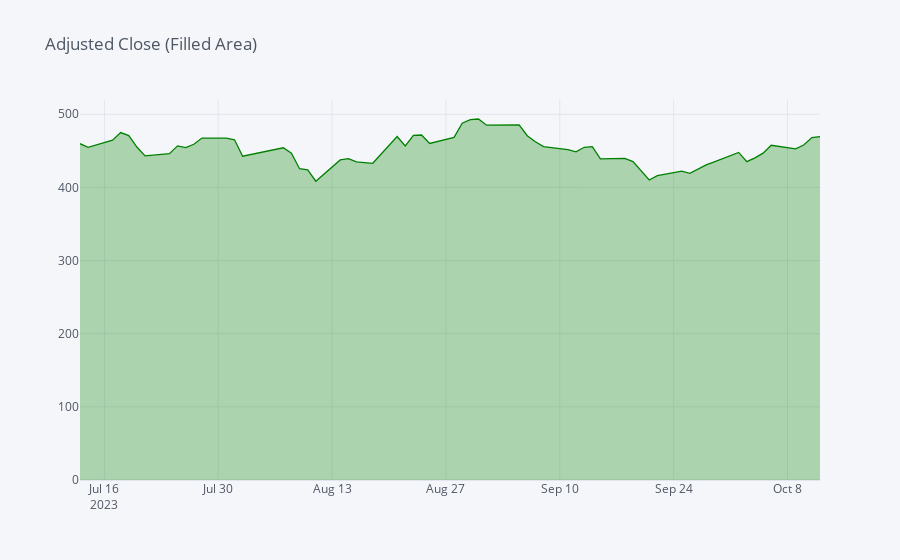

Notebook cell for this chart:
### Code cell
# Create and display an interactive filled area plot of NVDA's Adjusted Close Prices
stock_data['Adj Close'].iplot(title='Adjusted Close (Filled Area)', fill=True, colors=['green'])

### Figure 1 — Plotly figure (JSON) as saved in the notebook; plotly's stock layout.template omitted (floating-point values rounded to 4 significant figures)
{"data": [{"fill": "tozeroy", "fillcolor": "rgba(0, 128, 0, 0.3)", "line": {"color": "rgba(0, 128, 0, 1.0)", "dash": "solid", "shape": "linear", "width": 1.3}, "mode": "lines", "name": "Adj Close", "text": "", "type": "scatter", "x": ["2023-07-13", "2023-07-14", "2023-07-17", "2023-07-18", "2023-07-19", "2023-07-20", "2023-07-21", "2023-07-24", "2023-07-25", "2023-07-26", "2023-07-27", "2023-07-28", "2023-07-31", "2023-08-01", "2023-08-02", "2023-08-03", "2023-08-04", "2023-08-07", "2023-08-08", "2023-08-09", "2023-08-10", "2023-08-11", "2023-08-14", "2023-08-15", "2023-08-16", "2023-08-17", "2023-08-18", "2023-08-21", "2023-08-22", "2023-08-23", "2023-08-24", "2023-08-25", "2023-08-28", "2023-08-29", "2023-08-30", "2023-08-31", "2023-09-01", "2023-09-05", "2023-09-06", "2023-09-07", "2023-09-08", "2023-09-11", "2023-09-12", "2023-09-13", "2023-09-14", "2023-09-15", "2023-09-18", "2023-09-19", "2023-09-20", "2023-09-21", "2023-09-22", "2023-09-25", "2023-09-26", "2023-09-27", "2023-09-28", "2023-09-29", "2023-10-02", "2023-10-03", "2023-10-04", "2023-10-05", "2023-10-06", "2023-10-09", "2023-10-10", "2023-10-11", "2023-10-12"], "y": [459.7, 454.7, 464.6, 474.9, 470.7, 455.2, 443.1, 446.1, 456.8, 454.5, 459.0, 467.5, 467.3, 465.0, 442.7, 445.1, 446.8, 454.1, 446.6, 425.5, 423.8, 408.5, 437.5, 439.4, 434.8, 433.4, 433.0, 469.6, 456.6, 471.1, 471.6, 460.1, 468.3, 487.8, 492.6, 493.5, 485.1, 485.4, 470.6, 462.4, 455.7, 451.8, 448.7, 454.9, 455.8, 439, 439.7, 435.2, 422.4, 410.2, 416.1, 422.2, 419.1, 424.7, 430.9, 435.0, 447.8, 435.2, 440.4, 446.9, 457.6, 452.7, 458.0, 468.1, 469.5]}], "layout": {"autosize": true, "legend": {"bgcolor": "#F5F6F9", "font": {"color": "#4D5663"}}, "paper_bgcolor": "#F5F6F9", "plot_bgcolor": "#F5F6F9", "title": {"font": {"color": "#4D5663"}, "text": "Adjusted Close (Filled Area)"}, "xaxis": {"autorange": true, "gridcolor": "#E1E5ED", "range": ["2023-07-13", "2023-10-12"], "showgrid": true, "tickfont": {"color": "#4D5663"}, "title": {"font": {"color": "#4D5663"}, "text": ""}, "type": "date", "zerolinecolor": "#E1E5ED"}, "yaxis": {"autorange": true, "gridcolor": "#E1E5ED", "range": [0, 519.5], "showgrid": true, "tickfont": {"color": "#4D5663"}, "title": {"font": {"color": "#4D5663"}, "text": ""}, "type": "linear", "zerolinecolor": "#E1E5ED"}}}
